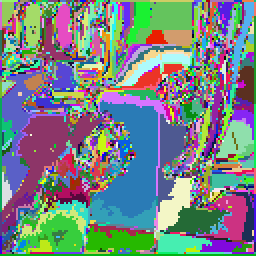
#> input picture Data/0-Test/region.png, 128 x 128 px (shown 2 times larger)
$ python ssim.py --original 0-Test/region.png --contrast 0-Test/region.png   (older library calls are emulated)
#> lines starting #> are read from the running program, lines starting #| are printed output that depends on the picture
from skimage.metrics import structural_similarity as compare_ssim
import argparse
import imutils
import cv2
import os
from tqdm import tqdm

ap = argparse.ArgumentParser()
ap.add_argument("-o","--original", required=True, type=str, help="require original image")
ap.add_argument("-s","--contrast", required=True, type=str, help="require contrast image")
ap.add_argument("-i","--interpolation", type=str, default=cv2.INTER_AREA)
ap.add_argument("-v","--video", action='store_true')
args = ap.parse_args()

def main():
    if args.video:
        dir_len = len(os.walk(args.original).__next__()[2])
        print("total file number:{}".format(dir_len))
        total = 0

        for i in tqdm(range(1, dir_len)):
            try:
                o_image = "%05d" % i +".png"
                c_image = "%05d" % i +".png"

                original = cv2.imread(args.original + o_image)
                contrast = cv2.imread(args.contrast + c_image)

                o_height, o_width, o_channel = original.shape
                contrast = cv2.resize(contrast, dsize=(o_width,o_height), interpolation=args.interpolation)

                o_gray = cv2.cvtColor(original, cv2.COLOR_BGR2GRAY)
                c_gray = cv2.cvtColor(contrast, cv2.COLOR_BGR2GRAY)

                (score, diff) = compare_ssim(o_gray, c_gray, full = True)

                diff = (diff*255).astype('uint8')
                total+=score

            except Exception as e:
                    print(str(e) + ": Total count mismatch!!!!")


            #if(i%100 == 0):
            #     print("SSIM: {}".format(score))

        video_ssim_mean = total / dir_len
        print("Video SSIM Mean : {}".format(video_ssim_mean))

    else:
        original = cv2.imread(args.original)
#> original is the input picture: shape (128, 128, 3); mean B, G, R 132.2, 131.2, 118.1
        contrast = cv2.imread(args.contrast)

        o_height, o_width, o_channel = original.shape
#> o_height = 128; o_width = 128; o_channel = 3
        contrast = cv2.resize(contrast, dsize=(o_width, o_height), interpolation=args.interpolation)

        o_gray = cv2.cvtColor(original, cv2.COLOR_BGR2GRAY)
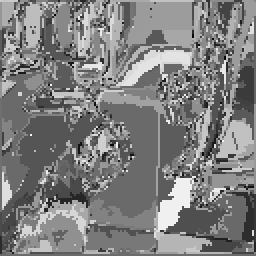
#> o_gray: shape (128, 128) (shown 2 times larger); min 2, max 247, mean 127.4
        c_gray = cv2.cvtColor(contrast, cv2.COLOR_BGR2GRAY)

        (score, diff) = compare_ssim(o_gray, c_gray, full = True)
#> diff: shape (128, 128) float64; every value is 1
#> score = 1
        diff = (diff*255).astype('uint8')
#> diff: shape (128, 128); every value is 255
        print("Image SSIM Mean: {}".format(score))
#| Image SSIM Mean: 1.0

if __name__ == '__main__':
    main()
